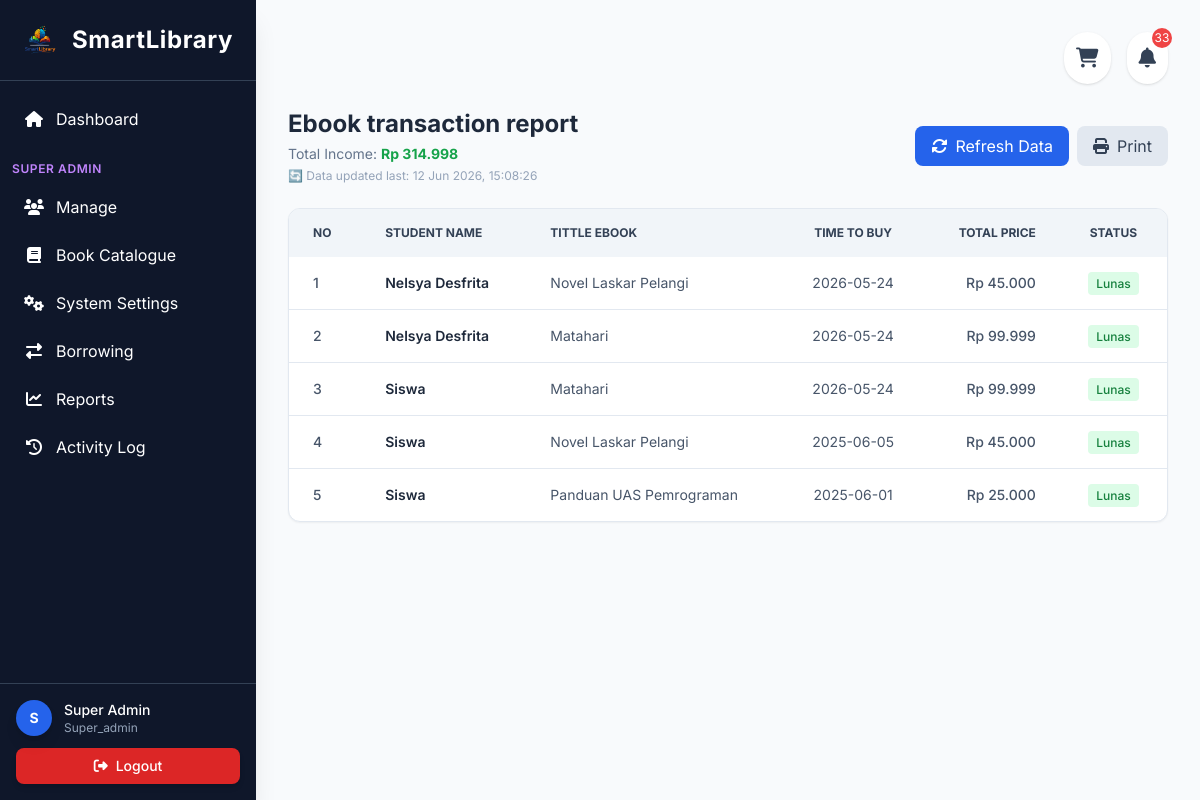
/modules/reports/ebook_transactions.php (signed in), run on the app's committed database.
### tables this page shows
CREATE TABLE `ebook_transactions` (
  `id` int(11) NOT NULL,
  `user_id` int(11) NOT NULL,
  `ebook_id` int(11) NOT NULL,
  `tanggal_beli` date NOT NULL,
  `total_harga` decimal(10,2) NOT NULL,
  `status_pembayaran` enum('lunas','pending') DEFAULT 'lunas'
);

CREATE TABLE `users` (
  `id` int(11) NOT NULL,
  `nama` varchar(100) NOT NULL,
  `email` varchar(100) NOT NULL,
  `password` varchar(255) NOT NULL,
  `role` enum('super_admin','admin','siswa') DEFAULT 'siswa',
  `nis` varchar(20) DEFAULT NULL,
  `google_id` varchar(255) DEFAULT NULL,
  `avatar` varchar(255) DEFAULT NULL,
  `created_at` timestamp NOT NULL DEFAULT current_timestamp(),
  `status` enum('aktif','nonaktif') DEFAULT 'aktif'
);

CREATE TABLE `ebook` (
  `id` int(11) NOT NULL,
  `judul` varchar(255) NOT NULL,
  `kode_buku` varchar(30) DEFAULT NULL,
  `penulis` varchar(100) NOT NULL,
  `harga` decimal(10,2) NOT NULL,
  `stok` int(11) DEFAULT 0,
  `file_url` varchar(255) DEFAULT NULL,
  `cover` varchar(255) DEFAULT 'https://placehold.co/100x150',
  `sinopsis` text DEFAULT NULL
);

### modules/reports/ebook_transactions.php (the view, shortened to what this page needs)
<?php
include __DIR__ . '/../../includes/header.php';
$totalQuery = mysqli_query($koneksi, "SELECT SUM(total_harga) as total FROM ebook_transactions WHERE status_pembayaran='lunas'");
$totalPendapatan = mysqli_fetch_assoc($totalQuery)['total'] ?? 0;
$query = "SELECT te.*, u.nama as nama_siswa, e.judul as judul_ebook
          FROM ebook_transactions te
          JOIN users u ON te.user_id = u.id
          JOIN ebook e ON te.ebook_id = e.id
          ORDER BY te.id DESC";
$result = mysqli_query($koneksi, $query);
?>
<div class="max-w-7xl mx-auto fade-in">
    <div class="flex flex-col md:flex-row justify-between items-center mb-6 gap-4">
        <div>
            <h1 class="text-2xl font-bold text-slate-800">Ebook transaction report</h1>
            <p class="text-sm text-slate-500 mt-1">
                Total Income: <span class="font-bold text-green-600">Rp <?php echo number_format($totalPendapatan, 0, ',', '.'); ?></span>
            </p>
            <p class="text-xs text-slate-400 mt-1">🔄 Data updated last: <?php echo date("d M Y, H:i:s"); ?></p>
        </div>
        <div class="flex gap-2">
            <button onclick="location.reload()" class="bg-blue-600 text-white px-4 py-2 rounded-lg hover:bg-blue-700 transition flex items-center gap-2 no-print">
                <i class="fas fa-sync-alt"></i> Refresh Data
            </button>
            <button onclick="window.print()" class="bg-slate-200 text-slate-700 px-4 py-2 rounded-lg hover:bg-slate-300 transition flex items-center gap-2 no-print">
                <i class="fas fa-print"></i> Print
            </button>
        </div>
    </div>
    <div class="bg-white rounded-xl shadow-sm overflow-hidden border border-slate-200">
        <div class="overflow-x-auto">
            <table class="w-full text-sm text-left text-slate-600">
                <thead class="bg-slate-100 text-xs uppercase text-slate-700 font-bold">
                    <tr>
                        <th class="px-6 py-4">No</th>
                        <th class="px-6 py-4">Student Name</th>
                        <th class="px-6 py-4">Tittle Ebook</th>
                        <th class="px-6 py-4 text-center">Time to buy</th>
                        <th class="px-6 py-4 text-right">Total Price</th>
                        <th class="px-6 py-4 text-center">Status</th>
                    </tr>
                </thead>
                <tbody class="divide-y divide-slate-200">
                    <?php
                    $no = 1;
                    while ($row = mysqli_fetch_assoc($result)):
                    ?>
                    <tr class="hover:bg-slate-50 transition">
                        <td class="px-6 py-4 font-medium"><?php echo $no++; ?></td>
                        <td class="px-6 py-4 font-semibold text-slate-800"><?php echo htmlspecialchars($row['nama_siswa']); ?></td>
                        <td class="px-6 py-4"><?php echo htmlspecialchars($row['judul_ebook']); ?></td>
                        <td class="px-6 py-4 text-center"><?php echo $row['tanggal_beli']; ?></td>
                        <td class="px-6 py-4 text-right font-medium">Rp <?php echo number_format($row['total_harga'], 0, ',', '.'); ?></td>
                        <td class="px-6 py-4 text-center">
                            <span class="bg-green-100 text-green-700 px-2 py-1 rounded text-xs font-medium"><?php echo ucfirst($row['status_pembayaran']); ?></span>
                        </td>
                    </tr>
                    <?php endwhile; ?>
                </tbody>
            </table>
        </div>
    </div>
</div>
<?php include __DIR__ . '/../../includes/footer.php'; ?>

### data on the page
ebook_transactions: user.nama "Nelsya Desfrita", ebook.judul "Novel Laskar Pelangi", tanggal_beli "2026-05-24", total_harga "45.000", status_pembayaran "Lunas"
ebook_transactions: user.nama "Nelsya Desfrita", ebook.judul "Matahari", tanggal_beli "2026-05-24", total_harga "99.999", status_pembayaran "Lunas"
ebook_transactions: user.nama "Siswa", ebook.judul "Matahari", tanggal_beli "2026-05-24", total_harga "99.999", status_pembayaran "Lunas"
ebook_transactions: user.nama "Siswa", ebook.judul "Novel Laskar Pelangi", tanggal_beli "2025-06-05", total_harga "45.000", status_pembayaran "Lunas"
ebook_transactions: user.nama "Siswa", ebook.judul "Panduan UAS Pemrograman", tanggal_beli "2025-06-01", total_harga "25.000", status_pembayaran "Lunas"

### other printed values
substr($_SESSION['nama'], 0, 1) "S"
$_SESSION['nama'] "Super Admin"
$_SESSION['role'] "Super_admin"
$totalNotif "33"
$totalPendapatan "314.998"
